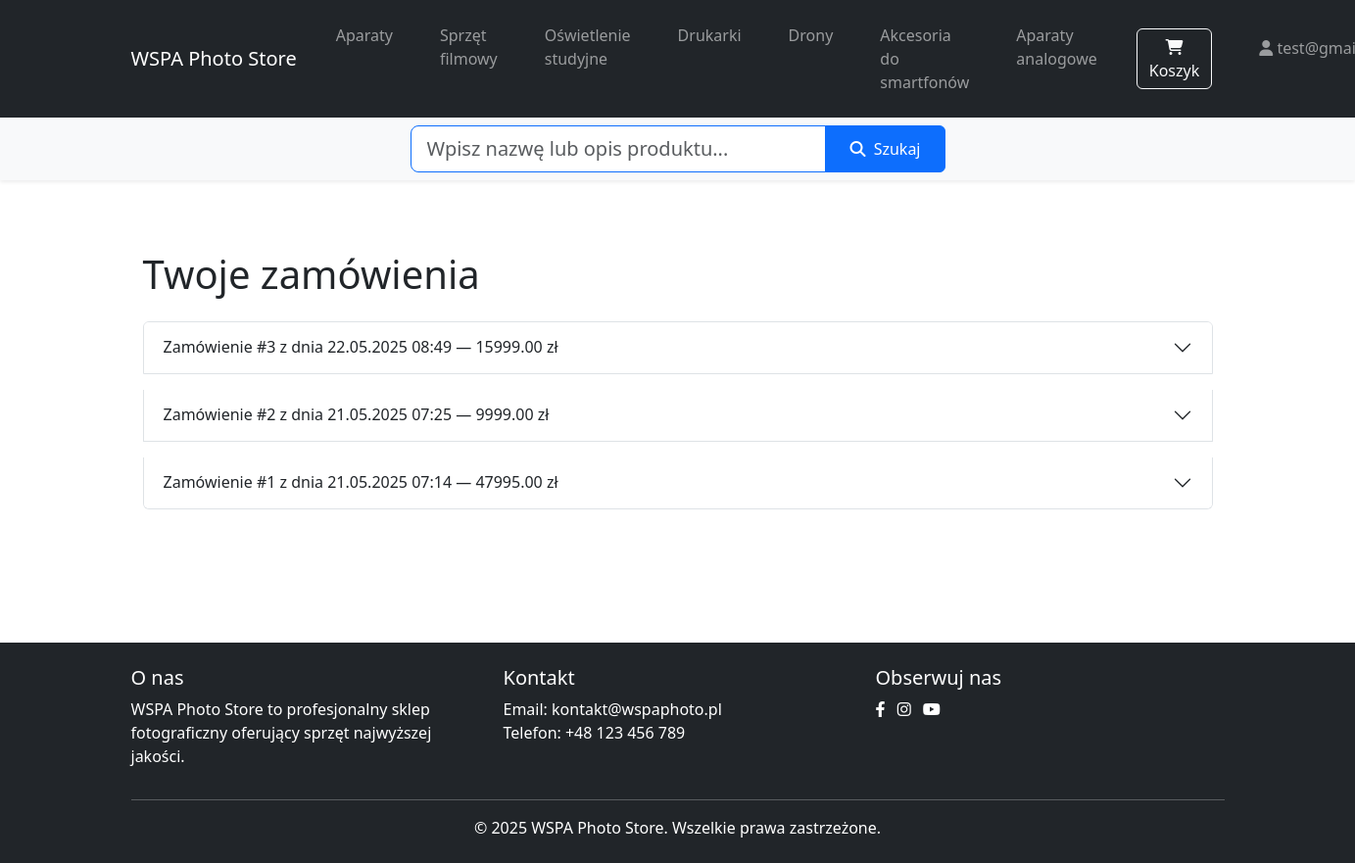
Page /order_history (signed in) on the committed database.
### tables this page shows
CREATE TABLE categories (
        id INTEGER PRIMARY KEY AUTOINCREMENT,
        name TEXT NOT NULL UNIQUE,
        slug TEXT NOT NULL UNIQUE
    );

CREATE TABLE orders (
        id INTEGER PRIMARY KEY AUTOINCREMENT,
        user_id INTEGER,
        order_date TEXT DEFAULT CURRENT_TIMESTAMP,
        total_amount DECIMAL(10,2) NOT NULL,
        status TEXT NOT NULL,
        shipping_address TEXT,
        FOREIGN KEY (user_id) REFERENCES users (id)
    );

### app.py (the view)
@app.route('/order_history')
def order_history():
    if 'user_id' not in session:
        flash('Musisz być zalogowany, aby zobaczyć historię zamówień.', 'danger')
        return redirect(url_for('login', next=url_for('order_history')))
    orders = database.get_orders_for_user(session['user_id'])
    for order in orders:
        order['items'] = database.get_order_items(order['id'])
    return render_template('order_history.html', orders=orders)

### app.py (called while the page is built)
def datetimeformat(value, format='%Y-%m-%d %H:%M:%S'):
    if value is None:
        return ''
    if isinstance(value, str):
        try:
            if 'T' in value:  # ISO format
                value = datetime.fromisoformat(value.replace('Z', '+00:00'))
            else:  # SQLite format
                value = datetime.strptime(value, '%Y-%m-%d %H:%M:%S')
        except (ValueError, TypeError):
            return value
    return value.strftime(format)

@app.context_processor
def inject_template_vars():
    return {
        'get_categories_for_nav': lambda: database.get_categories(),
        'now': datetime.now()
    }

### database.py (called while the page is built)
@contextmanager
def get_db():
    db = sqlite3.connect(DATABASE)
    db.row_factory = sqlite3.Row
    try:
        yield db
    finally:
        db.close()

def get_orders_for_user(user_id):
    with get_db() as db:
        rows = db.execute('''
            SELECT * FROM orders WHERE user_id = ? ORDER BY order_date DESC, id DESC
        ''', (user_id,)).fetchall()
        return [dict(row) for row in rows]

def get_order_items(order_id):
    with get_db() as db:
        rows = db.execute('''
            SELECT oi.*, p.name, p.image FROM order_items oi
            JOIN products p ON oi.product_id = p.id
            WHERE oi.order_id = ?
        ''', (order_id,)).fetchall()
        return [dict(row) for row in rows]

def get_categories():
    with get_db() as db:
        categories = db.execute('SELECT * FROM categories').fetchall()
        return [dict(category) for category in categories]

### templates/order_history.html (shortened to what this page needs)
{% extends "base.html" %}
{% block content %}
<div class="container py-5">
    <h1 class="mb-4">Twoje zamówienia</h1>
    {% if orders and orders|length > 0 %}
        <div class="accordion" id="ordersAccordion">
        {% for order in orders %}
            <div class="accordion-item mb-3">
                <h2 class="accordion-header" id="heading{{ order.id }}">
                    <button class="accordion-button collapsed" type="button" data-bs-toggle="collapse" data-bs-target="#collapse{{ order.id }}" aria-expanded="false" aria-controls="collapse{{ order.id }}">
                        Zamówienie #{{ order.id }} z dnia {{ order.order_date|datetimeformat('%d.%m.%Y %H:%M') }} &mdash; {{ "%.2f"|format(order.total_amount) }} zł
                    </button>
                </h2>
            </div>
        {% endfor %}
        </div>
    {% else %}
        <div class="alert alert-info">Nie masz jeszcze żadnych zamówień.</div>
    {% endif %}
</div>
{% endblock %}

### templates/base.html (shortened to what this page needs)
<!DOCTYPE html>
<html lang="pl">
<head>
    <link rel="stylesheet" href="{{ url_for('static', filename='css/style.css') }}">
    <link href="https://cdn.jsdelivr.net/npm/bootstrap@5.3.0/dist/css/bootstrap.min.css" rel="stylesheet">
    <link rel="stylesheet" href="https://cdnjs.cloudflare.com/ajax/libs/font-awesome/6.4.0/css/all.min.css">
</head>
<body>
    <header>
        <nav class="navbar navbar-expand-lg navbar-dark bg-dark">
            <div class="container">
                <a class="navbar-brand" href="{{ url_for('home') }}">WSPA Photo Store</a>
                <div class="collapse navbar-collapse" id="navbarNav">
                    <ul class="navbar-nav me-auto">
                        {% for category in get_categories_for_nav() %}
                        <li class="nav-item">
                            <a class="nav-link" href="{{ url_for('category_page', category=category.slug) }}">
                                {{ category.name }}
                            </a>
                        </li>
                        {% endfor %}
                    </ul>
                    <ul class="navbar-nav ms-auto">
                        <li class="nav-item me-2">
                            <a href="{{ url_for('view_cart') }}" class="btn btn-outline-light position-relative">
                                <i class="fas fa-shopping-cart"></i> Koszyk
                            </a>
                        </li>
                        {% if 'user_id' in session %}
                            <li class="nav-item dropdown">
                                <a class="nav-link dropdown-toggle" href="#" id="navbarDropdown" role="button" data-bs-toggle="dropdown" aria-expanded="false">
                                    <i class="fas fa-user"></i> {{ session.user_email }}
                                </a>
                            </li>
                        {% endif %}
                    </ul>
                </div>
            </div>
        </nav>
        <div class="bg-light py-2 shadow-sm">
            <div class="container">
                <div class="row justify-content-center">
                    <div class="col-12 col-md-8 col-lg-6">
                        <form action="{{ url_for('search') }}" method="get" class="mb-0">
                            <div class="input-group">
                                <input class="form-control form-control-lg border-primary"
                                       type="search"
                                       name="q"
                                       placeholder="Wpisz nazwę lub opis produktu..."
                                       aria-label="Szukaj produktów"
                                       required>
                                <button class="btn btn-primary px-4" type="submit">
                                    <i class="fas fa-search me-1"></i> Szukaj
                                </button>
                            </div>
                        </form>
                    </div>
                </div>
            </div>
        </div>
    </header>
    <main class="py-4">
        <div class="container">
            {% block content %}{% endblock %}
        </div>
    </main>
    <footer class="bg-dark text-white py-4 mt-5">
        <div class="container">
            <div class="row">
                <div class="col-md-4">
                    <h5>O nas</h5>
                    <p>WSPA Photo Store to profesjonalny sklep fotograficzny oferujący sprzęt najwyższej jakości.</p>
                </div>
                <div class="col-md-4">
                    <h5>Kontakt</h5>
                    <p>Email: kontakt@wspaphoto.pl<br>Telefon: +48 123 456 789</p>
                </div>
                <div class="col-md-4">
                    <h5>Obserwuj nas</h5>
                    <div class="social-links">
                        <a href="#" class="text-white me-2"><i class="fab fa-facebook-f"></i></a>
                        <a href="#" class="text-white me-2"><i class="fab fa-instagram"></i></a>
                        <a href="#" class="text-white me-2"><i class="fab fa-youtube"></i></a>
                    </div>
                </div>
            </div>
            <hr class="bg-light">
            <div class="text-center">
                <p class="mb-0">&copy; {{ now.year }} WSPA Photo Store. Wszelkie prawa zastrzeżone.</p>
            </div>
        </div>
    </footer>
</body>
</html>

### static/css/style.css (style rules this page uses)
body { margin: 0; padding: 0; font-family: Arial, sans-serif; }
.nav-item { color: #2c3e50; text-decoration: none; padding: 0.5rem 1rem; border-radius: 6px; transition: background-color 0.2s; }

### rows in the picture
categories: name "Aparaty"
categories: name "Sprzęt filmowy"
categories: name "Oświetlenie studyjne"
categories: name "Drukarki"
categories: name "Drony"
categories: name "Akcesoria do smartfonów"
categories: name "Aparaty analogowe"
orders: id "3", order_date "22.05.2025 08:49", total_amount "15999.00"
orders: id "2", order_date "21.05.2025 07:25", total_amount "9999.00"
orders: id "1", order_date "21.05.2025 07:14", total_amount "47995.00"
